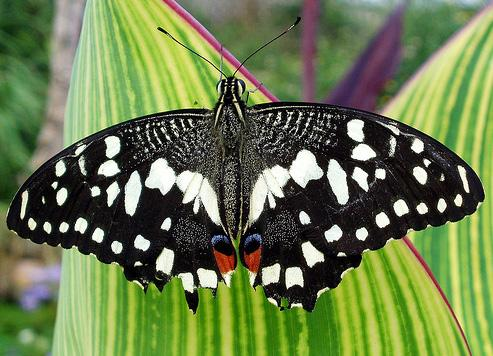
#> input picture Chapter 09/ch 09-09/butterfly.jpg, 493 x 356 px
$ jupyter execute notebook.ipynb
#> lines starting #> are read from the running program, lines starting #| are printed output that depends on the picture
[cell 1]
import cv2 as cv
import matplotlib.pyplot as plt

img = cv.imread('butterfly.jpg', cv.IMREAD_GRAYSCALE)
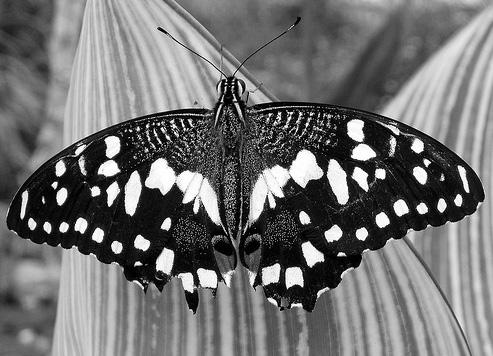
#> img: shape (356, 493); min 0, max 255, mean 113.3

star = cv.xfeatures2d.StarDetector_create()
brief = cv.xfeatures2d.BriefDescriptorExtractor_create()

keypoints = star.detect(img, None)
#> keypoints = 429 keypoints; strongest (x, y, size): (422, 208, 8), (382, 220, 12), (400, 207, 12), (380, 173, 8)
keypoints, desc = brief.compute(img, keypoints)

print(desc.shape)
#| (429, 32)
print(brief.descriptorSize())

res = cv.drawKeypoints(img, keypoints, None, (255,0,0), 4)
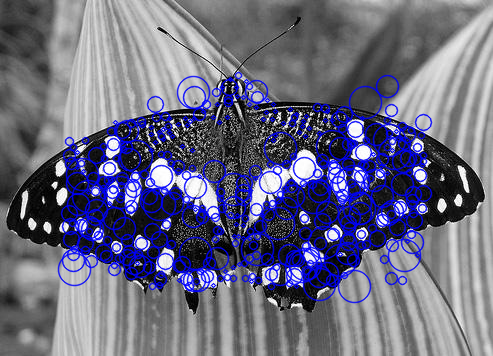
#> res: shape (356, 493, 3); mean of channels 0, 1, 2 129.2, 105.4, 105.4; drawn as B, G, R

plt.figure(figsize=(10,10))

plt.subplot(1,2,1), plt.imshow(img, cmap='gray')
plt.xticks([]), plt.yticks([])

plt.subplot(1,2,2), plt.imshow(res, cmap='gray')
plt.xticks([]), plt.yticks([])
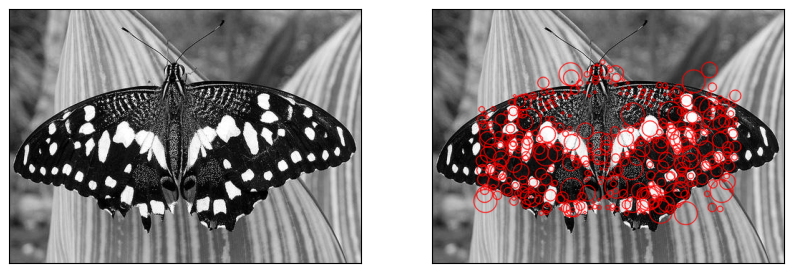
#> figure drawn by matplotlib, 2 panels
